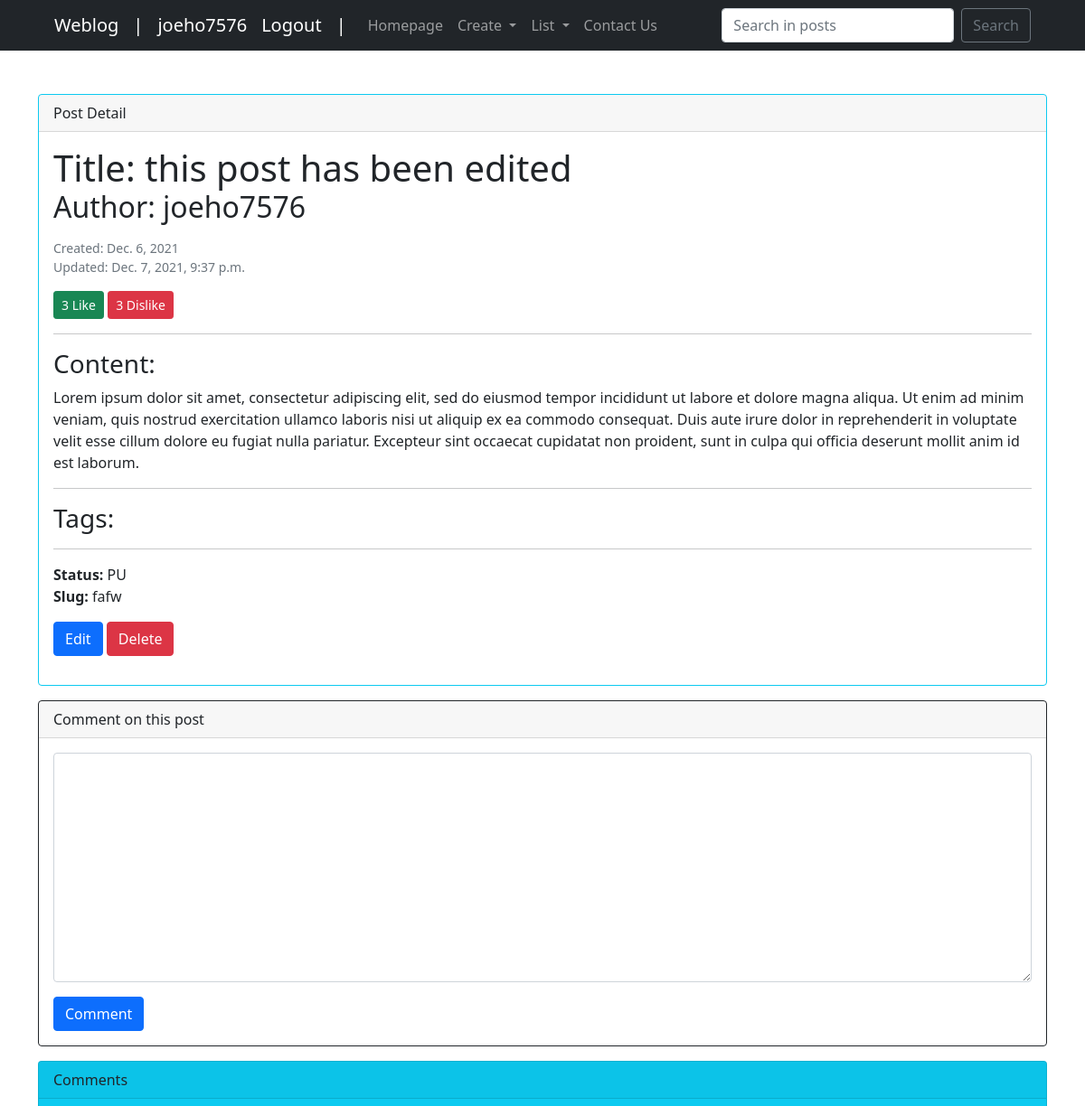
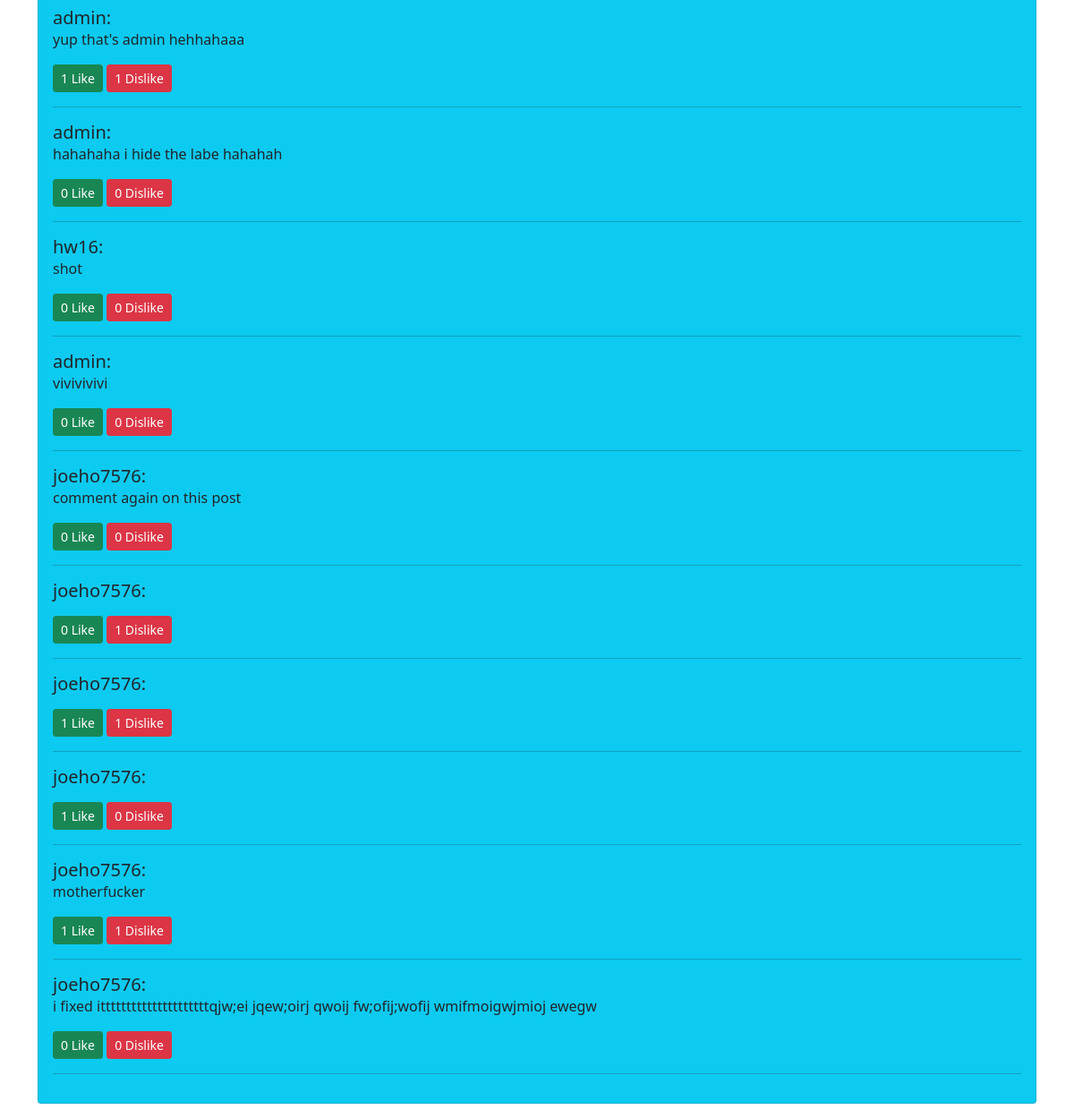
Screenshot of /weblog/post/fafw (signed in) with the database file from the repository (2 pictures, top to bottom).
### weblog/models.py (models this page shows, shortened)
class Post(models.Model):
    PU = 'PU'
    DR = 'DR'
    STATUS_CHOICE = [
        (PU, 'Published'),
        (DR, 'Draft')
    ]
    owner = models.ForeignKey(User, on_delete=models.CASCADE, verbose_name="Post Owner")
    title = models.CharField("Post Title", max_length=50)
    content = models.TextField()
    image = models.ImageField(upload_to='images', null=True)
    category = models.ManyToManyField('Category')
    created = models.DateField(auto_now_add=True, null=True)
    updated_on = models.DateTimeField(auto_now=True)
    like = models.ManyToManyField(User, related_name='post_like')
    dislike = models.ManyToManyField(User, related_name='post_dislike')
    tag = models.ManyToManyField('Tag')
    slug = models.SlugField(max_length=255, unique=True, null=True, blank=True)
    status = models.CharField(
        max_length=2,
        choices=STATUS_CHOICE,
        default=DR
    )
    objects = models.Manager()
    published = PublishedPostsManager()
    draft = DraftPostsManager()
    def total_likes(self):
        return self.like.count()
    def total_dislikes(self):
        return self.dislike.count()

class Comment(models.Model):
    post = models.ForeignKey(Post,on_delete=models.CASCADE)
    owner = models.ForeignKey(User, on_delete=models.CASCADE, verbose_name="Comment Owner", null=True)
    text = models.TextField()
    like = models.ManyToManyField(User, related_name='comment_like')
    dislike = models.ManyToManyField(User, related_name='comment_dislike')
    updated_on = models.DateTimeField(auto_now=True, null=True)
    @property
    def total_likes(self):
        return self.like.count()
    @property
    def total_dislikes(self):
        return self.dislike.count()

### weblog/views.py (the view)
# urls.py: path("post/<slug:slug>", post_detail, name="post_detail"),
def post_detail(request, slug):
    post = get_object_or_404(Post, slug=slug)
    form = CommentForm()
    total_likes = post.total_likes()
    total_dislikes = post.total_dislikes()
    context = {'post': post, 'form': form, 'total_likes':total_likes, 'total_dislikes':total_dislikes}
    return render(request, 'weblog/post/post_detail.html', context=context)

### weblog/forms.py
class CommentForm(forms.ModelForm):
    class Meta:
        model = Comment
        fields = ['text']
        labels = {
            'text': '',
        }
    def __init__(self, *args, **kwargs):
        super(CommentForm, self).__init__(*args, **kwargs)
        for field in self.fields:
            self.fields[field].required = False

### weblog/templates/weblog/post/post_detail.html (shortened to what this page needs)
{% extends 'weblog/index.html' %}{% load static %}{% load crispy_forms_tags %}
{% block content %}
    <div class="card border-info mb-3">
        <div class="card-header">Post Detail</div>
        <div class="card-body">
            <h1 class="card-title mb-0">Title: {{post.title}}</h1>
            <h2 class="card-title">Author: {{post.owner}}</h2>
            <p class="card-text mb-0 mt-3"><small class="text-muted">Created: {{post.created}}</small></p>
            <p class="card-text mb-0"><small class="text-muted">Updated: {{post.updated_on}}</small></p>
            {% if user.is_authenticated %}
                <form action="{% url 'weblog:post_stuff' post.slug %}" method="post">{% csrf_token %}
                    <button class="btn btn-success btn-sm mt-3" type="submit" name="post_like" value="{{post.slug}}">{{total_likes}} Like</button>
                    <button class="btn btn-danger btn-sm mt-3" type="submit" name="post_dislike" value="{{post.slug}}">{{total_dislikes}} Dislike</button>
            {% else %}
                <button class="btn btn-success btn-sm mt-3" >{{total_likes}} Like</button>
                <button class="btn btn-danger btn-sm mt-3" >{{total_dislikes}} Dislike</button>
            {% endif %}
            <hr/>
            <h3 class="card-title">Content:</h3>
            <p class="card-text">{{post.content}}</p>
            <hr/>
            <h3 class="card-title">Tags:</h3>
            <hr/>
            <p class="card-text mb-0 mt-3"><b>Status:</b> {{post.status}}</p>
            <p class="card-text mb-0"><b>Slug:</b> {{post.slug}}</p>
            {% if post.owner == user %}
                <a class="btn btn-primary mt-3" href="{% url 'weblog:post_edit' post.slug %}">Edit</a>
                <a class="btn btn-danger mt-3" href="{% url 'weblog:post_delete' post.slug %}">Delete</a>
            {% endif %}
        </div>
    </div>
    {% if user.is_authenticated %}
        <div class="card border-dark mb-3">
            <div class="card-header">Comment on this post</div>
            <div class="card-body text-dark">
                <form action="{% url 'weblog:post_stuff' post.slug %}" method="post">{% csrf_token %}
                    {{form.text | as_crispy_field}}
                    <input type="submit" class="btn btn-primary mt-3" name='create_comment' value="Comment"/>
                </form>
            </div>
        </div>
    {% else %}
        <div class="alert alert-info" role="alert">
            <p class="d-inline" > You need to login in order to create comment on this post. </p>
            <a href="{% url 'weblog:login' %}" class="btn btn-info position-absolute top-50 end-0 translate-middle-y" role="button" style="margin-right: 8px;">Login</a>
        </div>
    {% endif %}
    <div class="card text-dark bg-info mb-3">
        <div class="card-header">Comments</div>
        <div class="card-body">
            {% for comment in post.comment_set.all %}
                <h5 class="card-title mb-0">{{comment.owner}}: </h5>
                <p class="card-text">{{comment.text}}</p>
                {% if user.is_authenticated %}
                    <form action="{% url 'weblog:post_stuff' post.slug %}" method="post">{% csrf_token %}
                        <button class="btn btn-success btn-sm" type="submit" name="comment_like" value="{{comment.id}}">{{ comment.total_likes }} Like</button>
                        <button class="btn btn-danger btn-sm" type="submit" name="comment_dislike" value="{{comment.id}}">{{ comment.total_dislikes }} Dislike</button>
                {% else %}
                    <button class="btn btn-success btn-sm">{{ comment.total_likes }} Like</button>
                    <button class="btn btn-danger btn-sm">{{ comment.total_dislikes }} Dislike</button>
                {% endif %}
                <hr>
            {% endfor %}
        </div>
    </div>
{% endblock content %}

### weblog/templates/weblog/index.html (shortened to what this page needs)
{% load static %}
<html lang="en">
    <head>
        <link href="{% static 'weblog/css/styles.css' %}" rel="stylesheet" />
    </head>
    <body>
        <nav class="navbar navbar-expand-lg navbar-dark bg-dark">
            <div class="container-fluid mx-5">
                <a class="navbar-brand" href="{% url 'weblog:post_list' %}">Weblog</a>
                <div class="collapse navbar-collapse" id="navbarSupportedContent">
                    <ul class="navbar-nav me-auto mb-2 mb-lg-0">
                        <a class="navbar-brand"> | </a>
                        {% if user.is_authenticated %}
                            <a class="navbar-brand" href="{% url 'weblog:dashboard' %}">{{user.username}}</a>
                            <a class="navbar-brand" href="{% url 'weblog:logout' %}">Logout</a>
                        {% else %}
                            <a class="navbar-brand" href="{% url 'weblog:login' %}">Login</a>
                        {% endif %}
                        <a class="navbar-brand"> | </a>
                        <li class="nav-item">
                            <a class="nav-link" href="{% url 'weblog:post_list' %}">Homepage</a>
                        </li>
                        <li class="nav-item dropdown">
                            <a class="nav-link dropdown-toggle" id="navbarDropdown" role="button" data-bs-toggle="dropdown" aria-expanded="false">
                            Create
                            </a>
                        </li>
                        <li class="nav-item dropdown">
                            <a class="nav-link dropdown-toggle" id="navbarDropdown" role="button" data-bs-toggle="dropdown" aria-expanded="false">
                            List
                            </a>
                        </li>
                        <li class="nav-item">
                            <a class="nav-link" href="{% url 'weblog:contact' %}">Contact Us</a>
                        </li>
                    </ul>
                    <form class="d-flex" style="margin-bottom: 0px;" action="{% url 'weblog:search_index' %}" method="post">{% csrf_token %}
                        <input class="form-control me-2" name='searched' type="search" placeholder="Search in posts" aria-label="Search">
                        <button class="btn btn-outline-secondary" type="submit">Search</button>
                    </form>
                </div>
            </div>
        </nav>
        <div class="container">
            <div class="row">
                <div class="col-lg-12 mt-5">
                    {% block content %}{% endblock content %}
                </div>
            </div>
        </div>
    </body>
</html>

### rows the page displays
Post: title "this post has been edited", owner "joeho7576", created "Dec. 6, 2021", updated_on "Dec. 7, 2021, 9:37 p.m.", content "Lorem ipsum dolor sit amet, consectetur adipiscing elit, sed do eiusmod tempor incididunt ut labore et dolore magna aliqua. Ut enim ad minim veniam, quis nostrud exercitation ullamco laboris nisi ut aliquip ex ea commodo consequat. Duis aute irure dolor in reprehenderit in voluptate velit esse cillum dolore eu fugiat nulla pariatur. Excepteur sint occaecat cupidatat non proident, sunt in culpa qui officia deserunt mollit anim id est laborum.", status "PU", slug "fafw"
Comment: owner "admin", text "yup that's admin hehhahaaa", total_likes "1", total_dislikes "1"
Comment: owner "admin", text "hahahaha i hide the labe hahahah", total_likes "0", total_dislikes "0"
Comment: owner "hw16", text "shot", total_likes "0", total_dislikes "0"
Comment: owner "admin", text "vivivivivi", total_likes "0", total_dislikes "0"
Comment: owner "joeho7576", text "comment again on this post", total_likes "0", total_dislikes "0"
Comment: owner "joeho7576", total_likes "0", total_dislikes "1"
Comment: owner "joeho7576", total_likes "1", total_dislikes "1"
Comment: owner "joeho7576", total_likes "1", total_dislikes "0"
Comment: owner "joeho7576", text "motherfucker", total_likes "1", total_dislikes "1"
Comment: owner "joeho7576", text "i fixed itttttttttttttttttttttqjw;ei jqew;oirj qwoij fw;ofij;wofij wmifmoigwjmioj ewegw", total_likes "0", total_dislikes "0"

### other values shown
{{ user.username }} "joeho7576"
{{ total_likes }} "3"
{{ total_dislikes }} "3"
